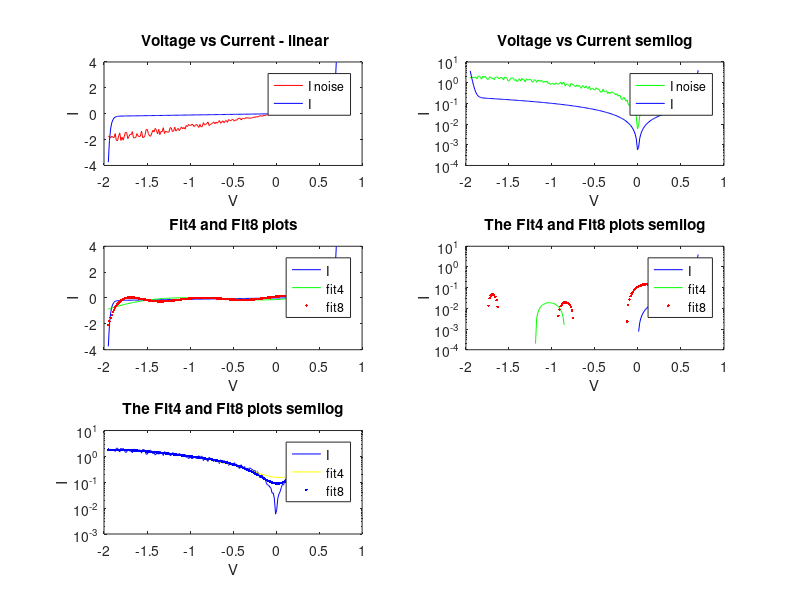

This chart was generated by the following MATLAB code:
clearvars
clearvars -GLOBAL

Is = 0.01e-12;
Ib = 0.1e-12;
Vb = 1.3;
Gp = 0.1;

V = linspace(-1.95,0.7,200);
I = Is * (exp((1.2/0.025).*V) - 1) + Gp.*V - Ib * (exp((-1.2/0.025).*(V + Vb)) - 1) ;
for i = 1:200
    physbehv(i) = V(i)-0.2*V(i) + ((V(i)+0.2*V(i)) - (V(i)-0.2*V(i)))*rand;
end    
subplot(3,2,1)
plot (V,physbehv,'r');
title(' Voltage vs Current - linear');
hold on
plot (V, I,'b');
legend('I noise', 'I');
xlabel('V');
ylabel('I');

subplot(3,2,2)
semilogy(V,abs(physbehv),'g');
title('Voltage vs Current semilog');
hold on
semilogy(V, abs(I),'b');
legend('I noise', 'I');
xlabel('V');
ylabel('I');

%Created a 4th order and 8th order polynomial fit 
pI4 = polyfit(V,I,4);
pI8 = polyfit(V,I,8);
ply4 = polyfit(V,abs(physbehv),4);
ply8 = polyfit(V,abs(physbehv),8);

subplot(3,2,3)
plot(V,I,'b');
title('Fit4 and Fit8 plots');
hold on
plot(V,polyval(pI4,V),'-g');
hold on
plot(V,polyval(pI8,V),'.r');
legend('I','fit4','fit8');
xlabel('V');
ylabel('I');

subplot(3,2,4)
semilogy(V,I,'b');
title('The Fit4 and Fit8 plots semilog');
hold on
semilogy(V,polyval(pI4,V),'-g');
hold on
semilogy(V,polyval(pI8,V),'.r');
legend('I','fit4','fit8');
xlabel('V');
ylabel('I');

subplot(3,2,5)
semilogy(V,abs(physbehv),'b');
title('The Fit4 and Fit8 plots semilog');
hold on
semilogy(V,polyval(ply4,V),'-y');
hold on
semilogy(V,polyval(ply8,V),'.b');
legend('I','fit4','fit8');
xlabel('V');
ylabel('I');

